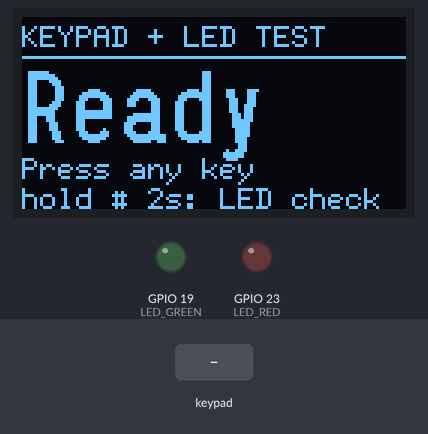
Bench run of a sketch on a simulated ESP32. Parts: 128×64 one-colour display, output pins drawn as LEDs (lit = HIGH). The inputs (shaded band) are chosen by the test bench. What the sketch prints to the serial monitor is not drawn.

Above: at 3.6 s.
3.7 s: keypad keys 1 6 3 2 3 3 2 5 # pressed 0.4 s apart
At 8.4 s:
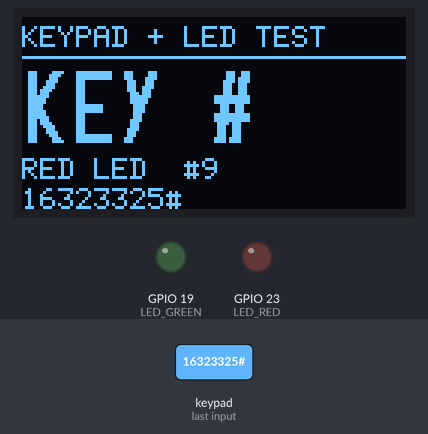
8.8 s: key 'A' pressed
At 10.0 s:
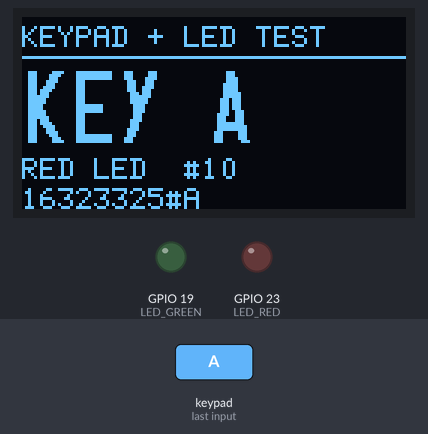
10.5 s: keypad keys 1 6 3 2 3 3 2 5 * pressed 0.4 s apart
At 15.2 s:
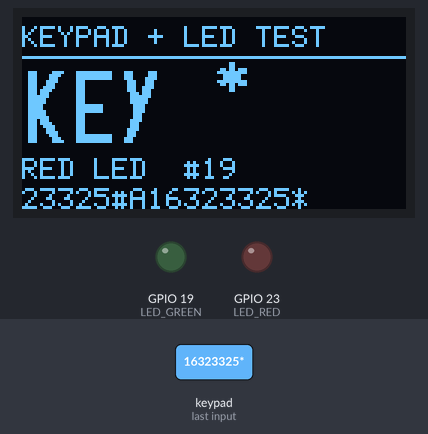
15.6 s: keypad keys 1 6 3 2 3 3 2 5 D pressed 0.4 s apart
At 20.3 s:
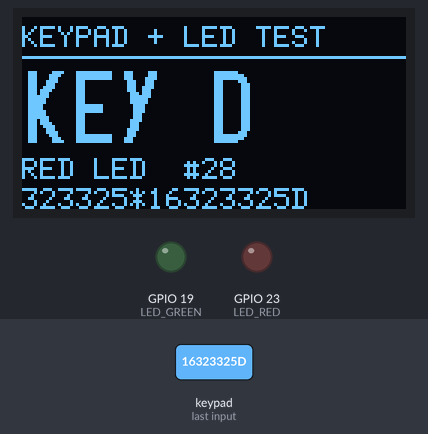
20.7 s: key 'B' pressed
At 21.4 s:
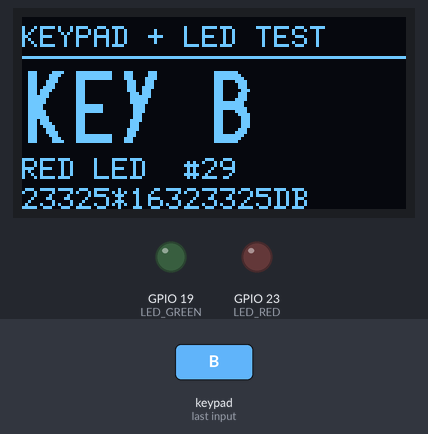
22.4 s: key 'C' pressed
At 23.1 s:
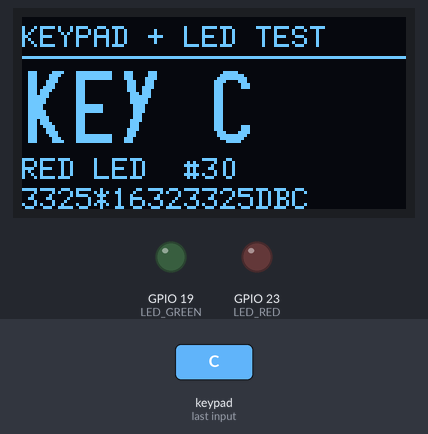
Timing chart, 0 to 25.1 s (numbered marks = the images above; inputs shaded):
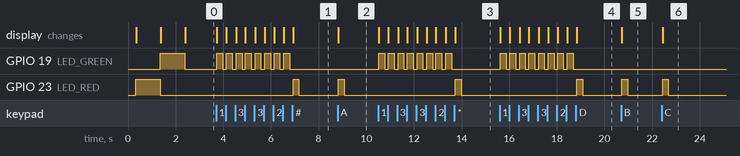

The sketch:

keypad_led_test.ino
```cpp
// Keypad + LED test, using the SAME pin settings as the lock firmware.
// If every key shows correctly here, it will work in the lock too.
//
// At power-up:  RED LED on 1 s  ->  GREEN LED on 1 s  (labelled on the OLED)
// Then press keys:
//   digits 0-9        -> GREEN LED flashes
//   A B C D * #       -> RED LED flashes
//   the key appears large on the OLED; Serial Monitor (115200) also logs it
//   hold '#' for 2 s  -> repeat the red / green LED check
//
// Wiring (connector plugged in reversed):
//   keypad rows 1-4    GPIO 16, 32, 33, 25
//   keypad columns 1-4 GPIO 26, 27, 14, 13
//   red LED GPIO 23, green LED GPIO 19 (220 ohm each), OLED SDA 21 / SCL 22
#include <Wire.h>
#include <U8g2lib.h>
#include <Keypad.h>

#define OLED_SH1106   1
#define OLED_FLIP     1
#define OLED_ROTATION (OLED_FLIP ? U8G2_R2 : U8G2_R0)
#if OLED_SH1106
  U8G2_SH1106_128X64_NONAME_F_HW_I2C u8g2(OLED_ROTATION, U8X8_PIN_NONE);
#else
  U8G2_SSD1306_128X64_NONAME_F_HW_I2C u8g2(OLED_ROTATION, U8X8_PIN_NONE);
#endif

#define LED_RED    23
#define LED_GREEN  19

const byte ROWS = 4;
const byte COLS = 4;
byte rowPins[ROWS] = {16, 32, 33, 25};   // keypad rows 1-4 (same as the lock)
byte colPins[COLS] = {26, 27, 14, 13};   // keypad columns 1-4
char keys[ROWS][COLS] = {
  {'1','2','3','A'},
  {'4','5','6','B'},
  {'7','8','9','C'},
  {'*','0','#','D'}
};
Keypad keypad = Keypad(makeKeymap(keys), rowPins, colPins, ROWS, COLS);

char     history[17] = "";
uint8_t  pressCount  = 0;

void screen(const char *big, const char *line1, const char *line2) {
  u8g2.clearBuffer();
  u8g2.setFont(u8g2_font_6x12_tf);
  u8g2.drawStr(0, 10, "KEYPAD + LED TEST");
  u8g2.drawHLine(0, 13, 128);
  u8g2.setFont(u8g2_font_logisoso24_tf);
  u8g2.drawStr(0, 42, big);
  u8g2.setFont(u8g2_font_6x12_tf);
  u8g2.drawStr(0, 54, line1);
  u8g2.drawStr(0, 64, line2);
  u8g2.sendBuffer();
}

void ledCheck() {
  digitalWrite(LED_GREEN, LOW);
  digitalWrite(LED_RED, HIGH);
  screen("RED", "Red LED should be ON", "(GPIO 23)");
  Serial.println("LED check: RED on (GPIO23)");
  delay(1000);
  digitalWrite(LED_RED, LOW);
  digitalWrite(LED_GREEN, HIGH);
  screen("GREEN", "Green LED should be ON", "(GPIO 19)");
  Serial.println("LED check: GREEN on (GPIO19)");
  delay(1000);
  digitalWrite(LED_GREEN, LOW);
  screen("Ready", "Press any key", "hold # 2s: LED check");
}

void setup() {
  Serial.begin(115200);
  pinMode(LED_RED, OUTPUT);
  pinMode(LED_GREEN, OUTPUT);
  Wire.begin(21, 22);
  u8g2.begin();
  keypad.setHoldTime(2000);
  delay(300);
  Serial.println("\nKeypad + LED test");
  ledCheck();
}

void loop() {
  char k = keypad.getKey();
  if (k) {
    bool digit = (k >= '0' && k <= '9');
    uint8_t led = digit ? LED_GREEN : LED_RED;

    uint8_t n = strlen(history);
    if (n >= 16) { memmove(history, history + 1, 15); n = 15; }
    history[n] = k; history[n + 1] = 0;
    pressCount++;

    char big[8], l1[24];
    snprintf(big, sizeof(big), "KEY %c", k);
    snprintf(l1, sizeof(l1), "%s LED  #%u", digit ? "GREEN" : "RED", pressCount);
    screen(big, l1, history);
    Serial.printf("key %c  (%s LED)\n", k, digit ? "green" : "red");

    digitalWrite(led, HIGH);
    delay(250);
    digitalWrite(led, LOW);
  }

  if (keypad.getState() == HOLD && keypad.key[0].kchar == '#') {
    while (keypad.getState() == HOLD) keypad.getKey();   // wait for release
    ledCheck();
  }
}
```

Measured:
- after the input at 3.7 s, GPIO 19 (LED_GREEN): alternates HIGH for 0.25 s and LOW for 0.15 s, 16 changes in all, then stays LOW, starting at once; GPIO 23 (LED_RED): LOW → HIGH after 3.2 s, → LOW 0.25 s later; the display: first changes at once (image 1 shows a later state)
- after the input at 8.8 s, GPIO 23 (LED_RED): LOW → HIGH at once, → LOW 0.25 s later; the display: changes at once (image 2)
- after the input at 10.5 s, GPIO 19 (LED_GREEN): alternates HIGH for 0.25 s and LOW for 0.15 s, 16 changes in all, then stays LOW, starting at once; GPIO 23 (LED_RED): LOW → HIGH after 3.2 s, → LOW 0.25 s later; the display: first changes at once (image 3 shows a later state)
- after the input at 15.6 s, GPIO 19 (LED_GREEN): alternates HIGH for 0.25 s and LOW for 0.15 s, 16 changes in all, then stays LOW, starting at once; GPIO 23 (LED_RED): LOW → HIGH after 3.2 s, → LOW 0.25 s later; the display: first changes at once (image 4 shows a later state)
- after the input at 20.7 s, GPIO 23 (LED_RED): LOW → HIGH at once, → LOW 0.25 s later; the display: changes at once (image 5)
- after the input at 22.4 s, GPIO 23 (LED_RED): LOW → HIGH at once, → LOW 0.25 s later; the display: changes at once (image 6)
